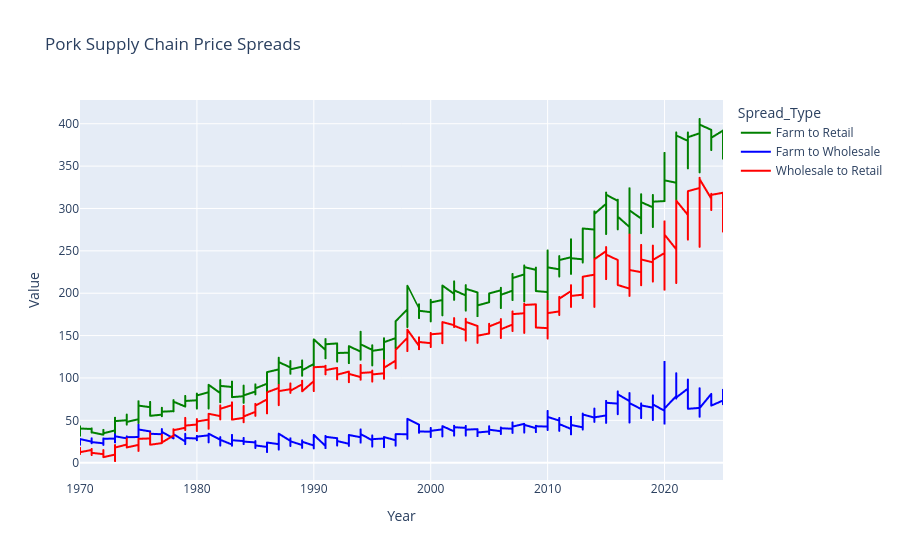

The notebook cell saved with this chart:
### Code cell
pork_spreads = spread_df[spread_df['Meat_Type'] == 'Pork']
fig = px.line(
    pork_spreads,
    x='Year',
    y='Value',
    color='Spread_Type',
    title='Pork Supply Chain Price Spreads',
    color_discrete_map={
        'Farm to Retail': 'green',
        'Wholesale to Retail': 'red',
        'Farm to Wholesale': 'blue'
    }
)
fig.show()

### Figure 1 — Plotly figure (JSON) as saved in the notebook; plotly's stock layout.template omitted (floating-point values rounded to 4 significant figures; data arrays with more than 128 entries replaced by an {"elided": "..."} marker saying what was removed)
{"data": [{"hovertemplate": "Spread_Type=Farm to Retail<br>Year=%{x}<br>Value=%{y}<extra></extra>", "legendgroup": "Farm to Retail", "line": {"color": "green", "dash": "solid"}, "marker": {"symbol": "circle"}, "mode": "lines", "name": "Farm to Retail", "showlegend": true, "type": "scattergl", "x": {"elided": "672 int values"}, "xaxis": "x", "y": {"elided": "672 float values"}, "yaxis": "y"}, {"hovertemplate": "Spread_Type=Farm to Wholesale<br>Year=%{x}<br>Value=%{y}<extra></extra>", "legendgroup": "Farm to Wholesale", "line": {"color": "blue", "dash": "solid"}, "marker": {"symbol": "circle"}, "mode": "lines", "name": "Farm to Wholesale", "showlegend": true, "type": "scattergl", "x": {"elided": "672 int values"}, "xaxis": "x", "y": {"elided": "672 float values"}, "yaxis": "y"}, {"hovertemplate": "Spread_Type=Wholesale to Retail<br>Year=%{x}<br>Value=%{y}<extra></extra>", "legendgroup": "Wholesale to Retail", "line": {"color": "red", "dash": "solid"}, "marker": {"symbol": "circle"}, "mode": "lines", "name": "Wholesale to Retail", "showlegend": true, "type": "scattergl", "x": {"elided": "672 int values"}, "xaxis": "x", "y": {"elided": "672 float values"}, "yaxis": "y"}], "layout": {"legend": {"title": {"text": "Spread_Type"}, "tracegroupgap": 0}, "title": {"text": "Pork Supply Chain Price Spreads"}, "xaxis": {"anchor": "y", "domain": [0, 1], "title": {"text": "Year"}}, "yaxis": {"anchor": "x", "domain": [0, 1], "title": {"text": "Value"}}}}
